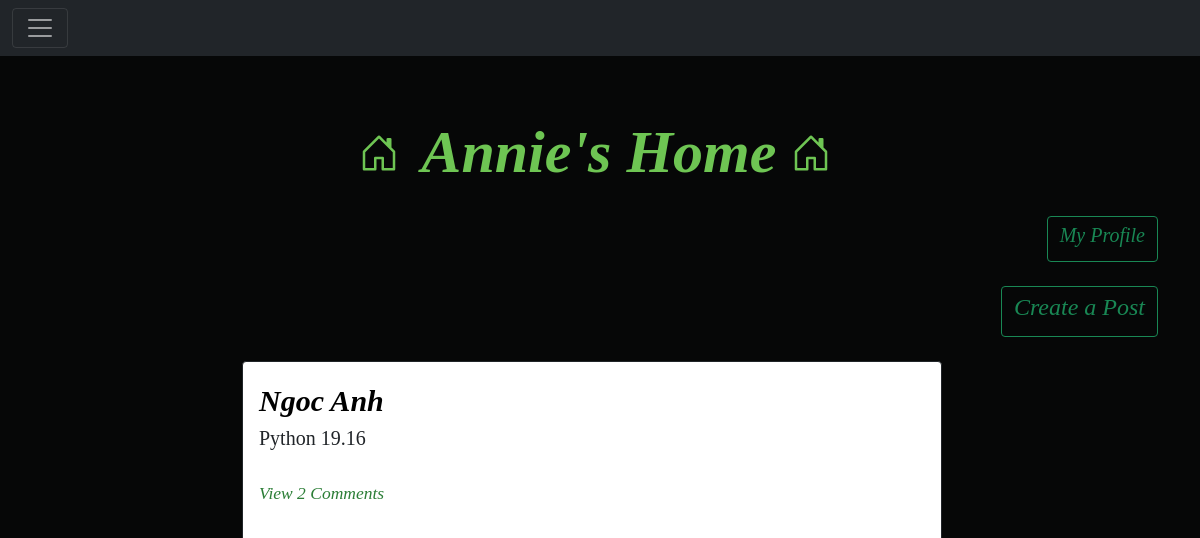
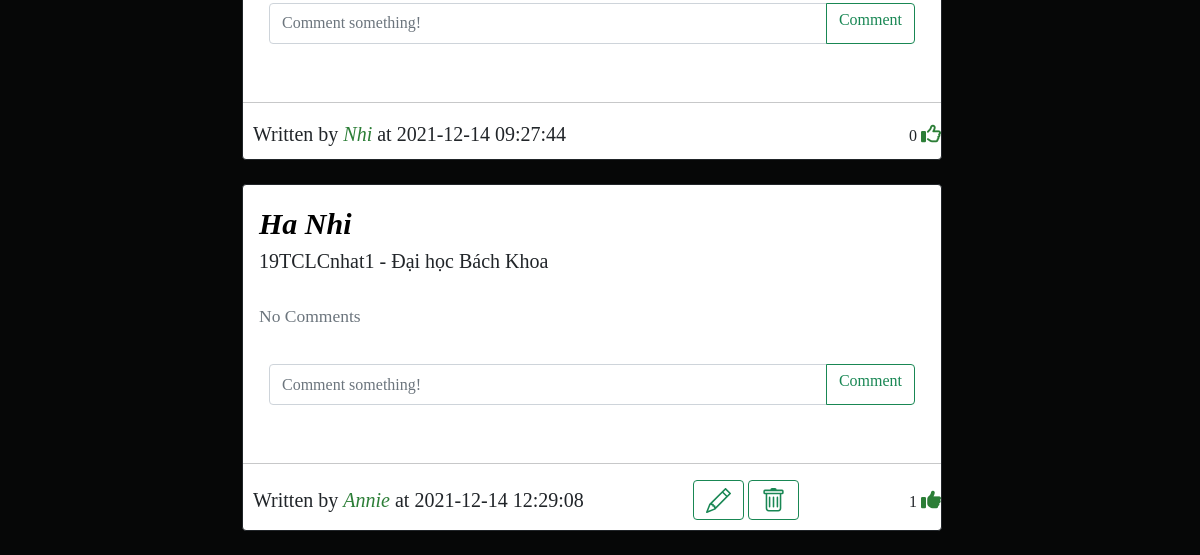
The page /home (signed in) on the database as committed earlier (2 pictures, top to bottom).
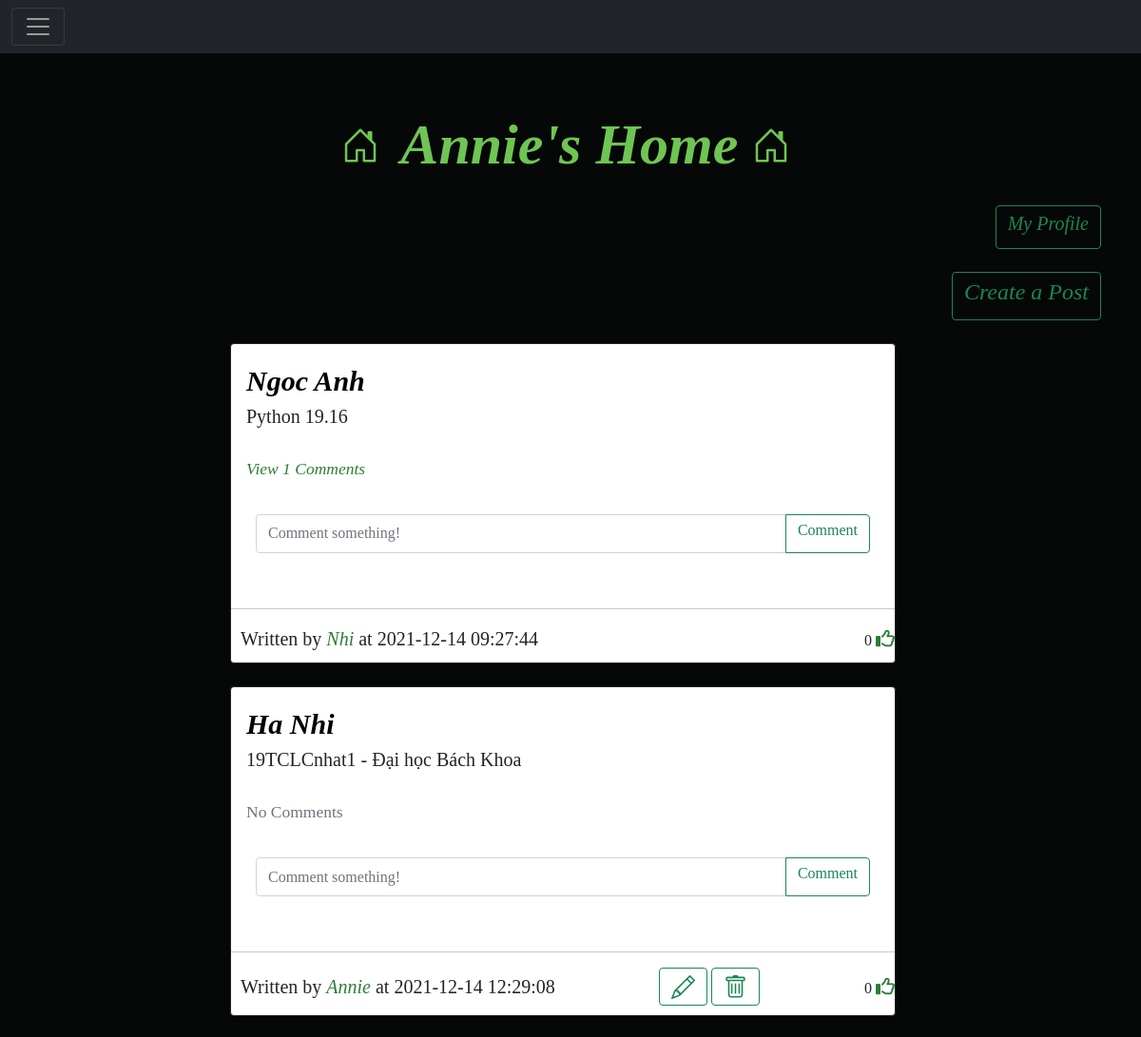
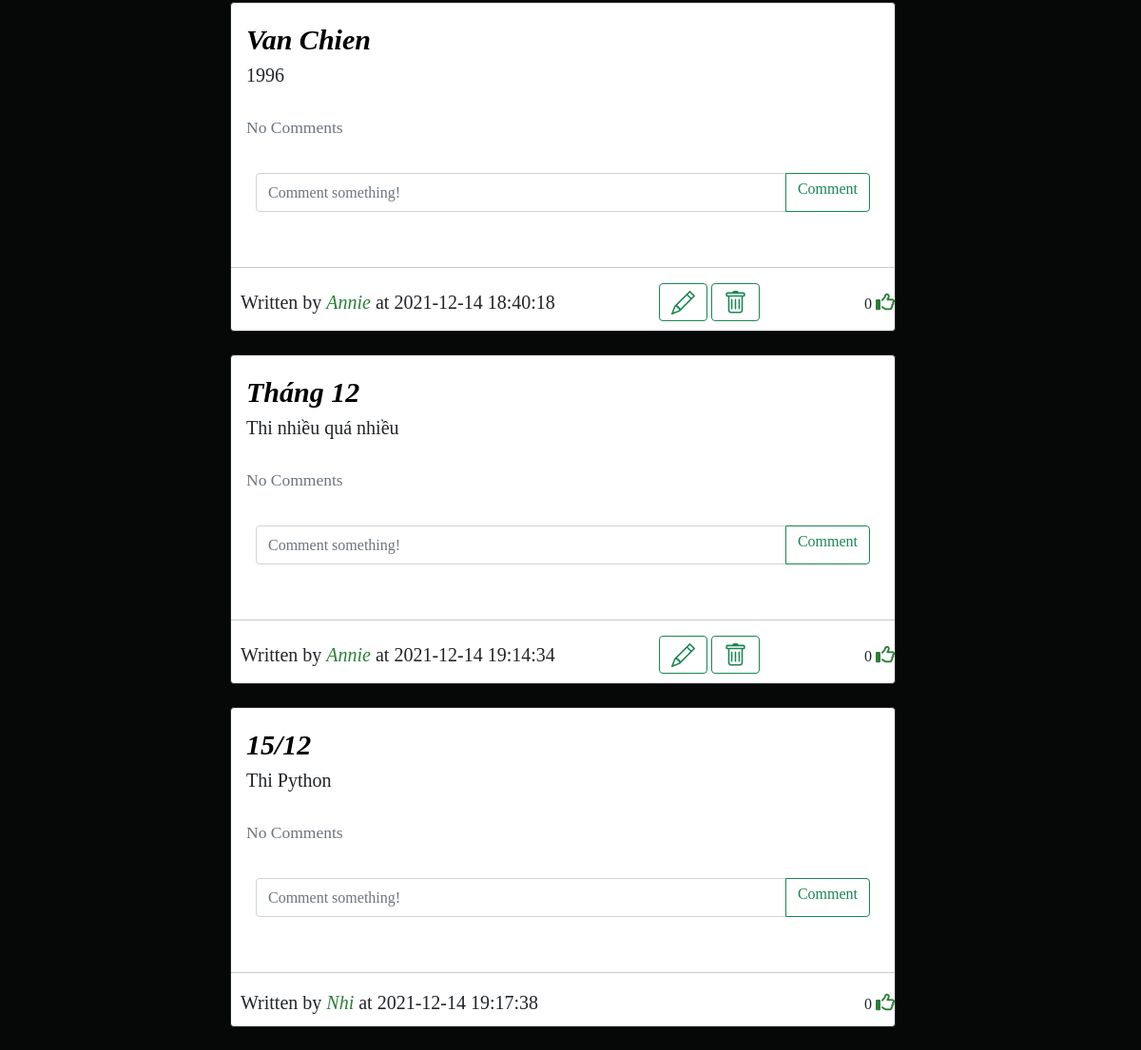
The same page on the database as committed later (2 pictures, top to bottom).
### Website/models.py (models this page shows)
class User(db.Model, UserMixin):
    id = db.Column(db.Integer, primary_key=True)
    email = db.Column(db.String(150), unique=True)
    username = db.Column(db.String(150), unique=True)
    password = db.Column(db.String(150))
    date_created = db.Column(db.DateTime(timezone=True), default=func.now())
    posts = db.relationship('Post', backref='user', passive_deletes=True)
    comments = db.relationship('Comment', backref='user', passive_deletes=True)
    likes = db.relationship('Like', backref='user', passive_deletes=True)
    followed = db.relationship('Follow', foreign_keys=[Follow.follower_id], backref=db.backref('follower', lazy='joined'), lazy=True, cascade='all, delete-orphan')
    followers = db.relationship('Follow', foreign_keys=[Follow.followed_id], backref=db.backref('followed', lazy='joined'), lazy=True, cascade='all, delete-orphan')

class Post(db.Model):
    id = db.Column(db.Integer, primary_key=True)
    title = db.Column(db.Text, nullable=False)
    text = db.Column(db.Text, nullable=False)
    date_created = db.Column(db.DateTime(timezone=True), default=func.now())
    author = db.Column(db.Integer, db.ForeignKey(
        'user.id', ondelete="CASCADE"), nullable=False)
    comments = db.relationship('Comment', backref='post', passive_deletes=True)
    likes = db.relationship('Like', backref='post', passive_deletes=True)

### Website/views.py (the view)
@views.route("/")
@views.route("/home")
@login_required
def home():
    posts = Post.query.all()
    return render_template("home.html", user=current_user, posts=posts)

### Website/__init__.py (called while the page is built)
def create_app():
    app = Flask(__name__)
    app.config['SECRET_KEY'] = "helloworld"
    app.config['SQLALCHEMY_DATABASE_URI'] = f'sqlite:///{DB_NAME}'
    db.init_app(app)
    from .views import views
    from .auth import auth
    app.register_blueprint(views, url_prefix="/")
    app.register_blueprint(auth, url_prefix="/")
    from .models import User, Post, Comment,Like,Follow
    create_database(app)
    login_manager = LoginManager()
    login_manager.login_view = "auth.login"
    login_manager.init_app(app)
    @login_manager.user_loader
    def load_user(id):
        return User.query.get(int(id))
    return app

### Website/templates/home.html (shortened to what this page needs)
{% extends "posts_div.html" %}
{% block header %}
{{user.username}}'s Home
{% endblock %}
{% block profile %}
<div>
  <a href="/profile/{{user.username}}" class="btn btn-outline-success"  ><h5>My Profile</h5></a>
</div>
<br>
<div>
  <a href="/create-post" class="btn btn-outline-success" type="button"><h4>Create a Post </h4></a >
</div>
{% endblock %}

### Website/templates/posts_div.html (shortened to what this page needs)
{% extends "base.html" %} {% block title %}Home{% endblock %}
{% block content%}
  <h1 align="center">{% block header %}Posts{% endblock %}</h1>
  <div align="right">
    {% block profile %}{% endblock %}
  </div>
  <br>
  <div  class="posts">
    {% for post in posts %}
    <div class="card border-dark">
      <div class="card-body">
        <div class="card-text">
          <a class="post-title" href="/post/{{post.id}}">{{post.title}}</a>
          <p class="post-test">{{post.text}}</p>
        </div>
        <br />
        <p class="card-text">
          {% if post.comments|length > 0 %}
          <a data-bs-toggle="collapse" href="#comments-{{post.id}}" role="button">
            <small>View {{post.comments|length}} Comments</small>
          </a>
          {% else %}
          <small class="text-muted">No Comments</small>
          {% endif %}
        </p>
        <br>
        <form
          class="input-group mb-3"
          method="POST"
          action="/create-comment/{{post.id}}"
        >
          <input
            type="text"
            id="text"
            name="text"
            class="form-control"
            placeholder="Comment something!"
          />
          <button class="btn btn-outline-success" type="submit"><h6>Comment</h6></button>
        </form>
      </div>
      <hr>
      <div class="item">
        <div class="d-flex align-items-center justify-content-between">
          <p>Written by <a list-style = "none" class="" href="/profile/{{post.user.username}}"> {{post.user.username}}</a> at {{post.date_created}}</p>
          <div>
            {% if user.id == post.author %}
            <a class="btn btn-outline-success" data-toggle="collapse" href="/edit-post/{{post.id}}" class="dropdown-item"
            ></a>
              <a class="btn btn-outline-success" data-toggle="collapse" href="/delete-post/{{post.id}}" class="dropdown-item"
              ></a>
            {% endif %}
          </div>
          <div>
            {{ post.likes|length }}
              {% if user.id in post.likes|map(attribute="author")|list %}
              <a href="/like-post/{{post.id}}">
              <i class="fas fa-thumbs-up"></i>
            </a>
              {% else %}
              <a href="/like-post/{{post.id}}">
                <i class="far fa-thumbs-up"></i>
               </a>
              {% endif %}
            </div>
    </div>
    </div>
      </div>
    <br/>
    {% endfor %}
  </div>
   {% endblock %}

### Website/templates/base.html (shortened to what this page needs)
<!DOCTYPE html>
<html lang="en">
  <head>
    <link
      href="https://cdn.jsdelivr.net/npm/bootstrap@5.0.2/dist/css/bootstrap.min.css"
      rel="stylesheet"
    />
    <link rel="stylesheet" type="text/css" href="{{ url_for('static', filename='main.css') }}">
  </head>
  <body>
    <nav class="navbar navbar-dark bg-dark">
      <div class="container-fluid">
        <button
          class="navbar-toggler"
          type="button"
          data-bs-toggle="collapse"
          data-bs-target="#navbar"
        >
          <span class="navbar-toggler-icon"></span>
        </button>
      </div>
    </nav>
    <div class="container">{% block content %}{% endblock %}</div>
  </body>
</html>

### Website/static/main.css (style rules this page uses)
body { font-family: 'Times New Roman', Times, serif; background-color: rgb(6, 7, 7) ; background-position: center; background-size:cover; background-repeat: no-repeat; }
h1 { margin-top: 40px; padding: 20px; font-size: 60px; font-style: italic; font-weight: bold; color: rgb(110, 197, 83); }
form { padding: 10px; }
input { font-size: 20px; }
a { text-decoration: none; font-size: 20px; font-style: italic; color: rgb(44, 126, 55); }
p { padding-bottom: 0px; font-size: 20px; margin-bottom: 0px; }
input { font-size: 30px; }
.post-title { font-size: 30px; font-style: oblique; font-weight: bolder; color: black; }
.post-test { font-size: 20px; font-weight: lighter; }
.posts { width: 700px; height: 500px; margin-left: 200px; }
.item { padding-left: 10px; padding-bottom: 10px; }

Rows that differ between the two databases and show on the page:
computed for Post "Ngoc Anh": comments|length "2" → "1"
computed for Post "Ha Nhi": likes|length "1" → "0"
added Post: title "Van Chien", text "1996", shows "No Comments", user.username "Annie", date_created "2021-12-14 18:40:18", likes|length "0"
added Post: title "Tháng 12", text "Thi nhiều quá nhiều", shows "No Comments", user.username "Annie", date_created "2021-12-14 19:14:34", likes|length "0"
added Post: title "15/12", text "Thi Python", shows "No Comments", user.username "Nhi", date_created "2021-12-14 19:17:38", likes|length "0"
